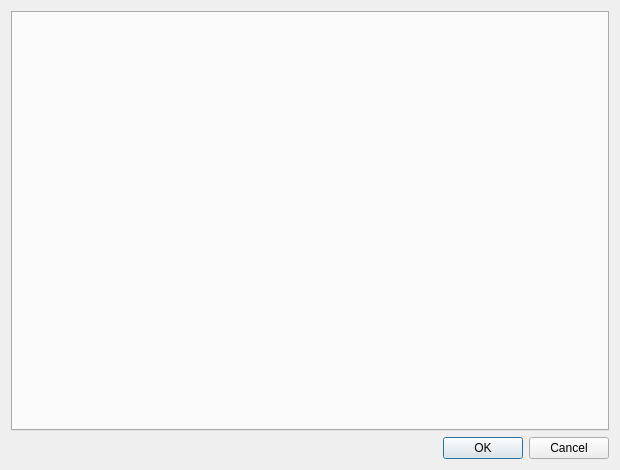
<?xml version="1.0" encoding="UTF-8"?>
<ui version="4.0">
 <class>DatabaseScene</class>
 <widget class="QWidget" name="DatabaseScene">
  <property name="geometry">
   <rect>
    <x>0</x>
    <y>0</y>
    <width>620</width>
    <height>470</height>
   </rect>
  </property>
  <property name="windowTitle">
   <string>Dialog</string>
  </property>
  <layout class="QVBoxLayout" name="verticalLayout_2">
   <item>
    <widget class="QTabWidget" name="tabWidget">
     <property name="currentIndex">
      <number>-1</number>
     </property>
    </widget>
   </item>
   <item>
    <widget class="QDialogButtonBox" name="buttonBox">
     <property name="orientation">
      <enum>Qt::Horizontal</enum>
     </property>
     <property name="standardButtons">
      <set>QDialogButtonBox::Cancel|QDialogButtonBox::Ok</set>
     </property>
    </widget>
   </item>
  </layout>
 </widget>
 <resources/>
 <connections>
  <connection>
   <sender>buttonBox</sender>
   <signal>accepted()</signal>
   <receiver>DatabaseScene</receiver>
   <slot>accept()</slot>
   <hints>
    <hint type="sourcelabel">
     <x>248</x>
     <y>254</y>
    </hint>
    <hint type="destinationlabel">
     <x>157</x>
     <y>274</y>
    </hint>
   </hints>
  </connection>
  <connection>
   <sender>buttonBox</sender>
   <signal>rejected()</signal>
   <receiver>DatabaseScene</receiver>
   <slot>reject()</slot>
   <hints>
    <hint type="sourcelabel">
     <x>316</x>
     <y>260</y>
    </hint>
    <hint type="destinationlabel">
     <x>286</x>
     <y>274</y>
    </hint>
   </hints>
  </connection>
 </connections>
</ui>
